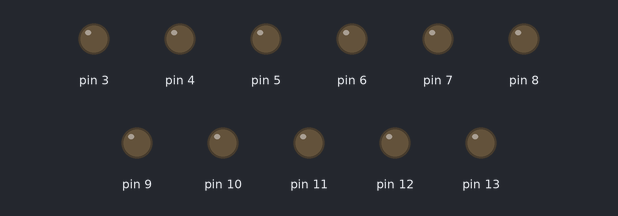
The sketch below on a simulated Arduino Uno, built with avr-gcc and run on an emulated ATmega328P. Shown: output pins drawn as LEDs (lit = HIGH).

Above: at 0.15 s.
At 1.65 s:
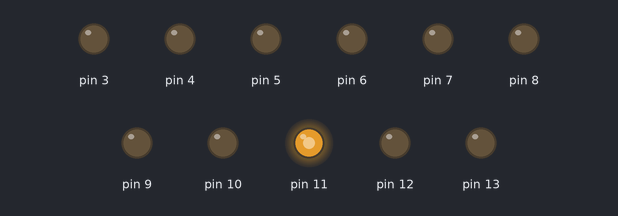
Timing chart, 0 to 1.5 s (numbered marks = the images above):
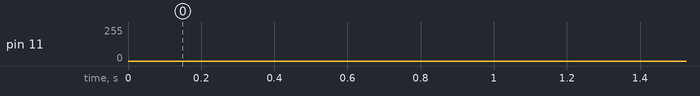

The sketch:

DATestProgram.ino
```cpp
int b=0,c=0;

void setup() {

  DDRD = B11111000;
  DDRB = B111111;
}

void loop() {


  if(b >= 360)
    b=0;
  b++;
  c = sin(b/57.295779)*127 + 127;
  analogWrite(11,c);

}
```
